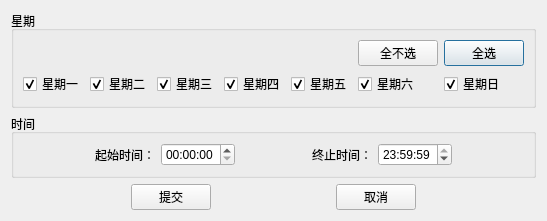
<?xml version="1.0" encoding="UTF-8"?>
<ui version="4.0">
 <class>record_time</class>
 <widget class="QDialog" name="record_time">
  <property name="geometry">
   <rect>
    <x>0</x>
    <y>0</y>
    <width>530</width>
    <height>205</height>
   </rect>
  </property>
  <property name="windowTitle">
   <string>Dialog</string>
  </property>
  <layout class="QVBoxLayout" name="verticalLayout">
   <item>
    <widget class="QGroupBox" name="gbox_week">
     <property name="title">
      <string>星期</string>
     </property>
     <layout class="QGridLayout" name="gridLayout">
      <item row="2" column="6">
       <widget class="QCheckBox" name="cbox_w7">
        <property name="text">
         <string>星期日</string>
        </property>
        <property name="checked">
         <bool>true</bool>
        </property>
       </widget>
      </item>
      <item row="2" column="2">
       <widget class="QCheckBox" name="cbox_w3">
        <property name="text">
         <string>星期三</string>
        </property>
        <property name="checked">
         <bool>true</bool>
        </property>
       </widget>
      </item>
      <item row="2" column="5">
       <widget class="QCheckBox" name="cbox_w6">
        <property name="text">
         <string>星期六</string>
        </property>
        <property name="checked">
         <bool>true</bool>
        </property>
       </widget>
      </item>
      <item row="2" column="0">
       <widget class="QCheckBox" name="cbox_w1">
        <property name="text">
         <string>星期一</string>
        </property>
        <property name="checked">
         <bool>true</bool>
        </property>
       </widget>
      </item>
      <item row="2" column="1">
       <widget class="QCheckBox" name="cbox_w2">
        <property name="text">
         <string>星期二</string>
        </property>
        <property name="checked">
         <bool>true</bool>
        </property>
       </widget>
      </item>
      <item row="2" column="3">
       <widget class="QCheckBox" name="cbox_w4">
        <property name="text">
         <string>星期四</string>
        </property>
        <property name="checked">
         <bool>true</bool>
        </property>
       </widget>
      </item>
      <item row="2" column="4">
       <widget class="QCheckBox" name="cbox_w5">
        <property name="text">
         <string>星期五</string>
        </property>
        <property name="checked">
         <bool>true</bool>
        </property>
       </widget>
      </item>
      <item row="0" column="6">
       <widget class="QPushButton" name="btn_weekSelectAll">
        <property name="text">
         <string>全选</string>
        </property>
       </widget>
      </item>
      <item row="0" column="5">
       <widget class="QPushButton" name="btn_weekSelectNone">
        <property name="text">
         <string>全不选</string>
        </property>
       </widget>
      </item>
     </layout>
    </widget>
   </item>
   <item>
    <widget class="QGroupBox" name="gbox_time">
     <property name="title">
      <string>时间</string>
     </property>
     <layout class="QGridLayout" name="gridLayout_2">
      <item row="0" column="1">
       <widget class="QLabel" name="label">
        <property name="text">
         <string>起始时间：</string>
        </property>
       </widget>
      </item>
      <item row="0" column="2">
       <widget class="QTimeEdit" name="tedt_starttime"/>
      </item>
      <item row="0" column="4">
       <widget class="QLabel" name="label_2">
        <property name="text">
         <string>终止时间：</string>
        </property>
       </widget>
      </item>
      <item row="0" column="3">
       <spacer name="horizontalSpacer_8">
        <property name="orientation">
         <enum>Qt::Horizontal</enum>
        </property>
        <property name="sizeHint" stdset="0">
         <size>
          <width>40</width>
          <height>20</height>
         </size>
        </property>
       </spacer>
      </item>
      <item row="0" column="5">
       <widget class="QTimeEdit" name="tedt_endtime">
        <property name="time">
         <time>
          <hour>23</hour>
          <minute>59</minute>
          <second>59</second>
         </time>
        </property>
       </widget>
      </item>
      <item row="0" column="0">
       <spacer name="horizontalSpacer_9">
        <property name="orientation">
         <enum>Qt::Horizontal</enum>
        </property>
        <property name="sizeHint" stdset="0">
         <size>
          <width>40</width>
          <height>20</height>
         </size>
        </property>
       </spacer>
      </item>
      <item row="0" column="6">
       <spacer name="horizontalSpacer_10">
        <property name="orientation">
         <enum>Qt::Horizontal</enum>
        </property>
        <property name="sizeHint" stdset="0">
         <size>
          <width>40</width>
          <height>20</height>
         </size>
        </property>
       </spacer>
      </item>
     </layout>
    </widget>
   </item>
   <item>
    <spacer name="verticalSpacer">
     <property name="orientation">
      <enum>Qt::Vertical</enum>
     </property>
     <property name="sizeHint" stdset="0">
      <size>
       <width>20</width>
       <height>40</height>
      </size>
     </property>
    </spacer>
   </item>
   <item>
    <layout class="QHBoxLayout" name="horizontalLayout">
     <item>
      <spacer name="horizontalSpacer">
       <property name="orientation">
        <enum>Qt::Horizontal</enum>
       </property>
       <property name="sizeHint" stdset="0">
        <size>
         <width>40</width>
         <height>20</height>
        </size>
       </property>
      </spacer>
     </item>
     <item>
      <widget class="QPushButton" name="btn_accept">
       <property name="text">
        <string>提交</string>
       </property>
      </widget>
     </item>
     <item>
      <spacer name="horizontalSpacer_3">
       <property name="orientation">
        <enum>Qt::Horizontal</enum>
       </property>
       <property name="sizeHint" stdset="0">
        <size>
         <width>40</width>
         <height>20</height>
        </size>
       </property>
      </spacer>
     </item>
     <item>
      <widget class="QPushButton" name="btn_reject">
       <property name="text">
        <string>取消</string>
       </property>
      </widget>
     </item>
     <item>
      <spacer name="horizontalSpacer_2">
       <property name="orientation">
        <enum>Qt::Horizontal</enum>
       </property>
       <property name="sizeHint" stdset="0">
        <size>
         <width>40</width>
         <height>20</height>
        </size>
       </property>
      </spacer>
     </item>
    </layout>
   </item>
   <item>
    <spacer name="verticalSpacer_2">
     <property name="orientation">
      <enum>Qt::Vertical</enum>
     </property>
     <property name="sizeHint" stdset="0">
      <size>
       <width>20</width>
       <height>40</height>
      </size>
     </property>
    </spacer>
   </item>
  </layout>
 </widget>
 <resources/>
 <connections>
  <connection>
   <sender>btn_accept</sender>
   <signal>clicked()</signal>
   <receiver>record_time</receiver>
   <slot>accept()</slot>
   <hints>
    <hint type="sourcelabel">
     <x>173</x>
     <y>174</y>
    </hint>
    <hint type="destinationlabel">
     <x>172</x>
     <y>260</y>
    </hint>
   </hints>
  </connection>
  <connection>
   <sender>btn_reject</sender>
   <signal>clicked()</signal>
   <receiver>record_time</receiver>
   <slot>reject()</slot>
   <hints>
    <hint type="sourcelabel">
     <x>348</x>
     <y>177</y>
    </hint>
    <hint type="destinationlabel">
     <x>359</x>
     <y>238</y>
    </hint>
   </hints>
  </connection>
 </connections>
</ui>
